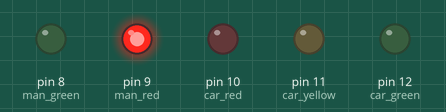
Recording of a sketch running on a simulated Arduino Uno, built with avr-gcc and run on an emulated ATmega328P. On the bench: output pins drawn as LEDs (lit = HIGH).

Above: at 0.2 s.
At 3.65 s:
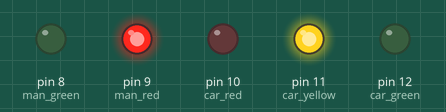
At 7.3 s:
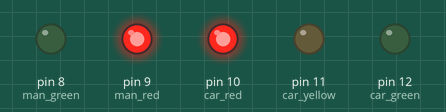
At 9.2 s:
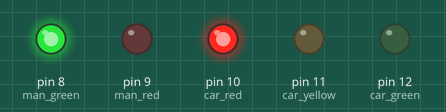
At 12.85 s:
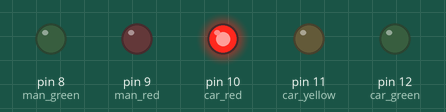
At 16.2 s:
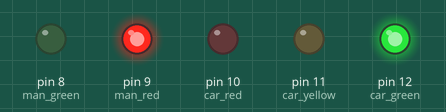
Timing chart, 0 to 18.5 s (numbered marks = the images above):
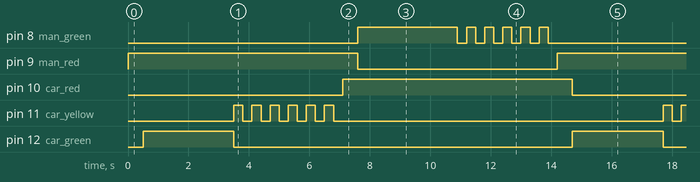

The sketch:

application_2_Traffi_light.ino
```cpp
int man_green = 8;
int man_red = 9;
int car_red = 10;
int car_yellow = 11;
int car_green = 12;
void setup()
{
  for (int x = 8 ; x < 13 ; x++)
  {
    pinMode(x, OUTPUT);
    digitalWrite (x, LOW);
  }
}
void loop()
{
  // man stop
  digitalWrite(man_red, HIGH);
  //_________ safe waiting time
  delay(500);
  //car go
  digitalWrite(car_red, LOW);
  digitalWrite(car_green, HIGH);
  //_________ time for car going
  delay(3000);
  //car flash yellow
  digitalWrite(car_green, LOW);
  for (int x = 0 ; x < 6; x++)
  {
    digitalWrite(car_yellow, HIGH);
    delay(300);
    digitalWrite(car_yellow, LOW);
    delay(300);
  }
  //car stop
  digitalWrite(car_red, HIGH);
  //_________ safe waiting time
  delay(500);
  //man go
  digitalWrite(man_red, LOW);
  digitalWrite(man_green, HIGH);
  //_________ time for man going
  delay(3000);
  // man flash
  for (int x = 0 ; x < 6; x++)
  {
    digitalWrite(man_green, HIGH);
    delay(300);
    digitalWrite(man_green, LOW);
    delay(300);
  }
  // man stop
  digitalWrite(man_red, HIGH);
}
```

Measured:
- by itself, pin 8 (man_green): repeats every 14.2 s: 5 × (LOW 0.30 s, HIGH 0.30 s), LOW 7.9 s, HIGH 3.3 s
- by itself, pin 9 (man_red), pin 10 (car_red): alternates HIGH for 7.6 s and LOW for 6.6 s
- by itself, pin 11 (car_yellow): repeats every 14.2 s: 5 × (LOW 0.30 s, HIGH 0.30 s), LOW 10.9 s, HIGH 0.30 s
- by itself, pin 12 (car_green): alternates HIGH for 3.0 s and LOW for 11.2 s
